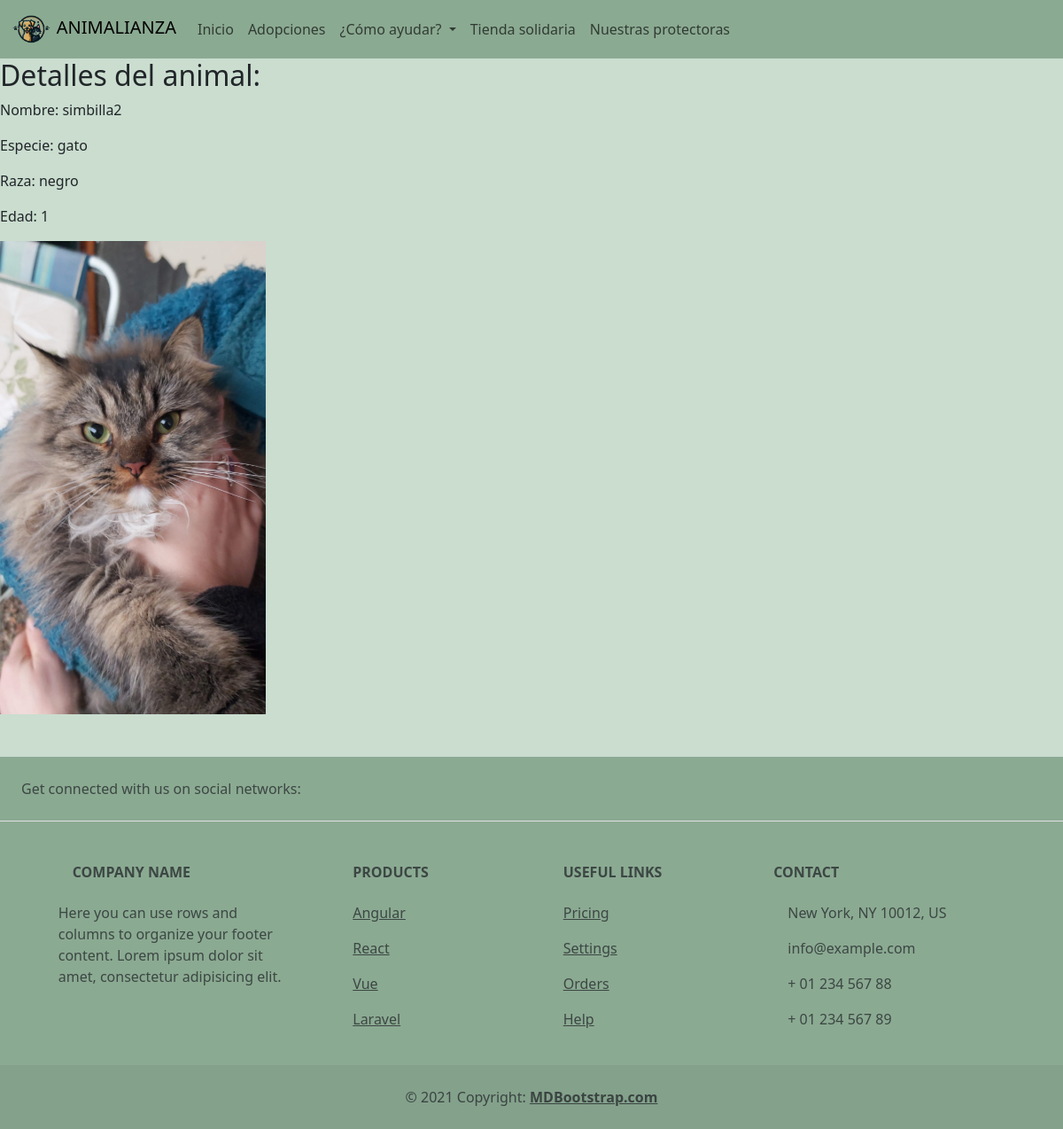
The page /frontend/usuario/fichagato1.php?id=54 on the database its author committed.
### tables this page shows
CREATE TABLE `animal` (
  `id_animal` int(11) NOT NULL,
  `nombre` varchar(255) DEFAULT NULL,
  `especie` varchar(50) DEFAULT NULL,
  `edad` int(11) DEFAULT NULL,
  `sexo` varchar(10) DEFAULT NULL,
  `raza` varchar(100) DEFAULT NULL,
  `id_protectora` int(11) DEFAULT NULL,
  `info_adicional` text DEFAULT NULL,
  `caso_especial` enum('si','no') DEFAULT NULL,
  `ruta_imagen` varchar(255) DEFAULT NULL
);

### frontend/protectora/generar_fichas_animales.php (the view, shortened to what this page needs)
<?php
require_once('conexion.php');
$animal_id = $_GET['id'];
$sql = "SELECT * FROM animal WHERE id_animal = $animal_id";
$resultado = $conn->query($sql);
if ($resultado->num_rows > 0) {
    while ($fila = $resultado->fetch_assoc()) {
        echo "<h2>Detalles del animal:</h2>";
        echo "<p>Nombre: " . $fila['nombre'] . "</p>";
        echo "<p>Especie: " . $fila['especie'] . "</p>";
        echo "<p>Raza: " . $fila['raza'] . "</p>";
        echo "<p>Edad: " . $fila['edad'] . "</p>";
        echo "<img src='" . $fila['ruta_imagen'] . "' alt='Foto del animal' style='max-width: 300px;'>";
    }
} else {
    echo "No se encontró el animal.";
}
?>

### frontend/usuario/style.css (style rules this page uses)
html { cursor: url('../images/cursor.png'), auto !important; }
body { background-color: #caddcf !important; }

### rows shown on the page
animal: nombre "simbilla2", especie "gato", raza "negro", edad "1", ruta_imagen (picture)
